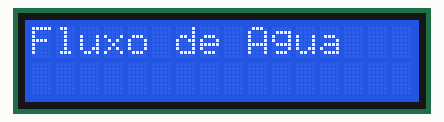
Recording of a sketch running on a simulated Arduino Uno, built with avr-gcc and run on an emulated ATmega328P. Parts: 16×2 character LCD. What the sketch prints to the serial monitor is not drawn.

Above: at 0.1 s.
At 2.4 s:
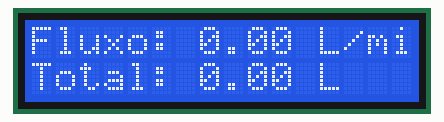

The sketch:

Teste_FLUXO.ino
```cpp
#include <LiquidCrystal.h>

// Define os pinos do LCD
const int rs = 12, en = 11, d4 = 5, d5 = 4, d6 = 3, d7 = 2;
LiquidCrystal lcd(rs, en, d4, d5, d6, d7);

const int sensorPin = 18;  // Pino digital conectado ao fio amarelo do sensor de fluxo
volatile int pulseCount = 0;
unsigned long oldTime = 0;

float calibrationFactor = 4.5;  // Fator de calibração para o sensor YF-S201
float flowRate = 0.0;
float flowMilliLitres = 0;
float totalLitres = 0.0;

void setup() {
  // Configuração do pino do sensor de fluxo
  pinMode(sensorPin, INPUT_PULLUP);
  attachInterrupt(digitalPinToInterrupt(sensorPin), pulseCounter, FALLING);

  // Inicia a comunicação serial e o display LCD
  Serial.begin(9600);
  lcd.begin(16, 2);

  // Exibe mensagem inicial no LCD
  lcd.print("Fluxo de Agua");
  delay(2000);
  lcd.clear();
  oldTime = millis();
}

void loop() {
  if ((millis() - oldTime) > 250) {  // Calcula o fluxo a cada segundo
    // Desabilita a interrupção enquanto calcula o fluxo
    detachInterrupt(digitalPinToInterrupt(sensorPin));

    // Calcula a taxa de fluxo em L/min
    flowRate = ((1000.0 / (millis() - oldTime)) * pulseCount) / calibrationFactor;

    // Totaliza o fluxo em mililitros e litros
    flowMilliLitres = (flowRate / 60) * 1000;
    totalLitres += flowMilliLitres / 1000.0;

    // Exibe os resultados no monitor serial
    Serial.print("Fluxo: ");
    Serial.print(flowRate);
    Serial.print(" L/min");
    Serial.print("\tTotal: ");
    Serial.print(totalLitres);
    Serial.println(" L");

    // Exibe os resultados no display LCD
    lcd.clear();
    lcd.setCursor(0, 0);
    lcd.print("Fluxo: ");
    lcd.print(flowRate);
    lcd.print(" L/min");
    lcd.setCursor(0, 1);
    lcd.print("Total: ");
    lcd.print(totalLitres);
    lcd.print(" L");

    // Reseta a contagem de pulsos e reinicia o temporizador
    pulseCount = 0;
    oldTime = millis();

    // Reabilita a interrupção
    attachInterrupt(digitalPinToInterrupt(sensorPin), pulseCounter, FALLING);
  }
}

// Função de interrupção para contar os pulsos do sensor
void pulseCounter() {
  pulseCount++;
}
```
